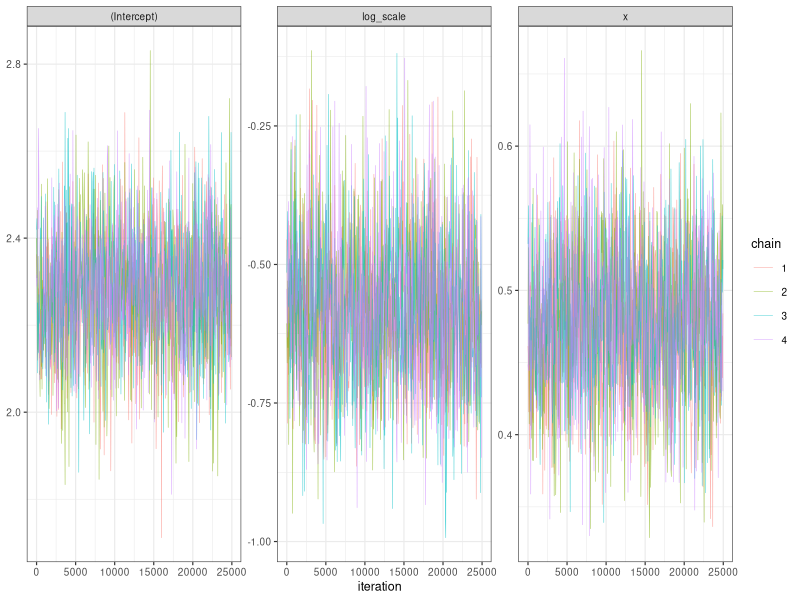
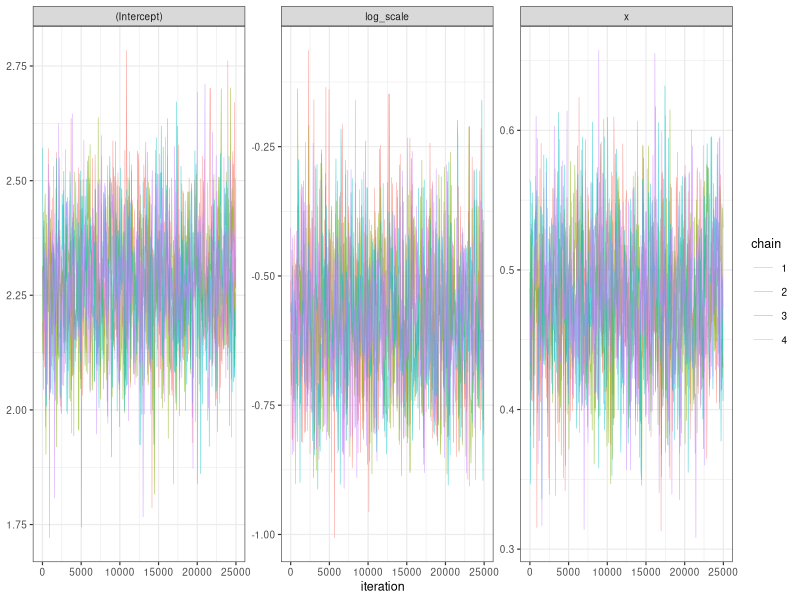

Here is the R script that generated these plots, in order:
# Run from the paleo-islands project root.
library(MASS)
library(posterior)
library(ggplot2)
library(readxl)
dir.create("area-estimation/results/bayesian-oceanic", recursive = TRUE, showWarnings = FALSE)
dir.create("area-estimation/plots/bayesian-oceanic", recursive = TRUE, showWarnings = FALSE)
dir.create("area-estimation/logs/bayesian-oceanic", recursive = TRUE, showWarnings = FALSE)
# Use all oceanic islands, with no richness-based exclusions.
d <- as.data.frame(read_excel("data/richness/island-richness-area.xlsx", sheet = "Island isolation"))
d <- d[d$type == "Oceanic", ]
stopifnot(nrow(d) == 31)
d$x <- log(d$area_km2 / 10000)
write.csv(d, "area-estimation/results/bayesian-oceanic/calibration-data.csv", row.names = FALSE)
formulas <- list(simple = ~ x)
results <- list()
diagnostics <- data.frame()
acceptance <- data.frame()
traces <- data.frame()
started <- proc.time()[3]

# Four chains; proposal covariance fixed at posterior-mode curvature.
# Only proposal scale is tuned during warmup, then held fixed.
for (model in names(formulas)) {
  X <- model.matrix(formulas[[model]], d)
  p <- ncol(X)
  for (prior_width in c(1, 2)) {
    id <- paste0(model, "_prior", prior_width)
    prior_mean <- rep(0, p)
    prior_mean[1] <- log(10)
    prior_mean[2] <- .4
    prior_sd <- rep(1.5, p)
    prior_sd[1] <- 2
    prior_sd[grepl("x", colnames(X), fixed = TRUE)] <- .5
    prior_sd <- prior_sd * prior_width
    # log(sigma) or log(NB size) is sampled with the appropriate prior.
    log_target <- function(theta) {
      beta <- theta[seq_len(p)]
      eta <- as.vector(X %*% beta)
      scale <- exp(theta[p+1])
      if (!is.finite(scale) || scale < 1e-10 || scale > 1e10) return(-Inf)
      lp <- sum(dnorm(beta, prior_mean, prior_sd, log = TRUE))
      if (model == "simple") {
        ll <- sum(dnorm(log(d$n_sp), eta, scale, log = TRUE))
        lp <- lp + dnorm(scale, 0, 1.5*prior_width, log = TRUE) + log(scale)
      } else {
        ll <- sum(dnbinom(d$n_sp, mu = exp(eta), size = scale, log = TRUE))
        lp <- lp + dnorm(log(scale), log(2), 1.5*prior_width, log = TRUE)
      }
      if (!is.finite(ll + lp)) return(-Inf)
      ll + lp
    }
    start <- c(prior_mean, 0)
    mode <- optim(start, function(z) -log_target(z), method = "BFGS", hessian = TRUE,
                  control = list(maxit = 2000, reltol = 1e-10))
    stopifnot(mode$convergence == 0, min(eigen(mode$hessian, symmetric = TRUE)$values) > 0)
    L <- t(chol(solve(mode$hessian)))
    chains <- array(NA_real_, c(25000, 4, p+1),
                    dimnames = list(NULL, paste0("chain",1:4), c(colnames(X), "log_scale")))
    for (chain in 1:4) {
      set.seed(261000 + 100*match(model, names(formulas)) + 10*prior_width + chain)
      theta <- as.vector(mode$par + L %*% rnorm(p+1, sd = 2))
      value <- log_target(theta)
      step <- 2.38/sqrt(p+1)
      accepted <- 0
      block <- 0
      for (iteration in 1:30000) {
        proposal <- as.vector(theta + step * L %*% rnorm(p+1))
        candidate <- log_target(proposal)
        if (log(runif(1)) < candidate - value) {
          theta <- proposal; value <- candidate
          block <- block + 1
          if (iteration > 5000) accepted <- accepted + 1
        }
        if (iteration <= 5000 && iteration %% 100 == 0) {
          step <- step * exp(.3*(block/100 - .234))
          block <- 0
        }
        if (iteration > 5000) chains[iteration-5000, chain, ] <- theta
      }
      acceptance <- rbind(acceptance, data.frame(model = id, chain = chain, acceptance = accepted/25000))
    }
    summary <- as.data.frame(summarise_draws(as_draws_array(chains)))
    summary$model <- id
    diagnostics <- rbind(diagnostics, summary)
    draws <- rbind(chains[,1,], chains[,2,], chains[,3,], chains[,4,])
    results[[id]] <- list(draws = draws, chains = chains, formula = formulas[[model]],
      prior_mean = prior_mean, prior_sd = prior_sd, mode = mode$par)
    for (j in seq_len(p+1)) {
      for (chain in 1:4) {
        traces <- rbind(traces, data.frame(model = id, parameter = dimnames(chains)[[3]][j],
          chain = factor(chain), iteration = seq(1,25000,by=50), value = chains[seq(1,25000,by=50),chain,j]))
      }
    }
    cat(id, "max Rhat", max(summary$rhat), "min ESS", min(summary$ess_bulk, summary$ess_tail), "\n")
    saveRDS(results, "area-estimation/results/bayesian-oceanic/regression-posteriors.rds")
  }
}
write.csv(diagnostics, "area-estimation/results/bayesian-oceanic/convergence.csv", row.names = FALSE)
write.csv(acceptance, "area-estimation/results/bayesian-oceanic/acceptance.csv", row.names = FALSE)
for (model in names(results)) {
  z <- traces[traces$model == model, ]
  plot <- ggplot(z, aes(iteration, value, colour = chain)) + geom_line(linewidth = .2, alpha = .65) +
    facet_wrap(~parameter, scales = "free_y", ncol = 3) + theme_bw(base_size = 9) + labs(y = NULL)
  ggsave(paste0("area-estimation/plots/bayesian-oceanic/traces-", model, ".pdf"), plot, width = 10, height = 7)
}
cat("Elapsed seconds:", proc.time()[3]-started, "\n")
capture.output(sessionInfo(), file = "area-estimation/logs/bayesian-oceanic/session-info.txt")
stopifnot(all(diagnostics$rhat < 1.01), all(diagnostics$ess_bulk > 400), all(diagnostics$ess_tail > 400))
